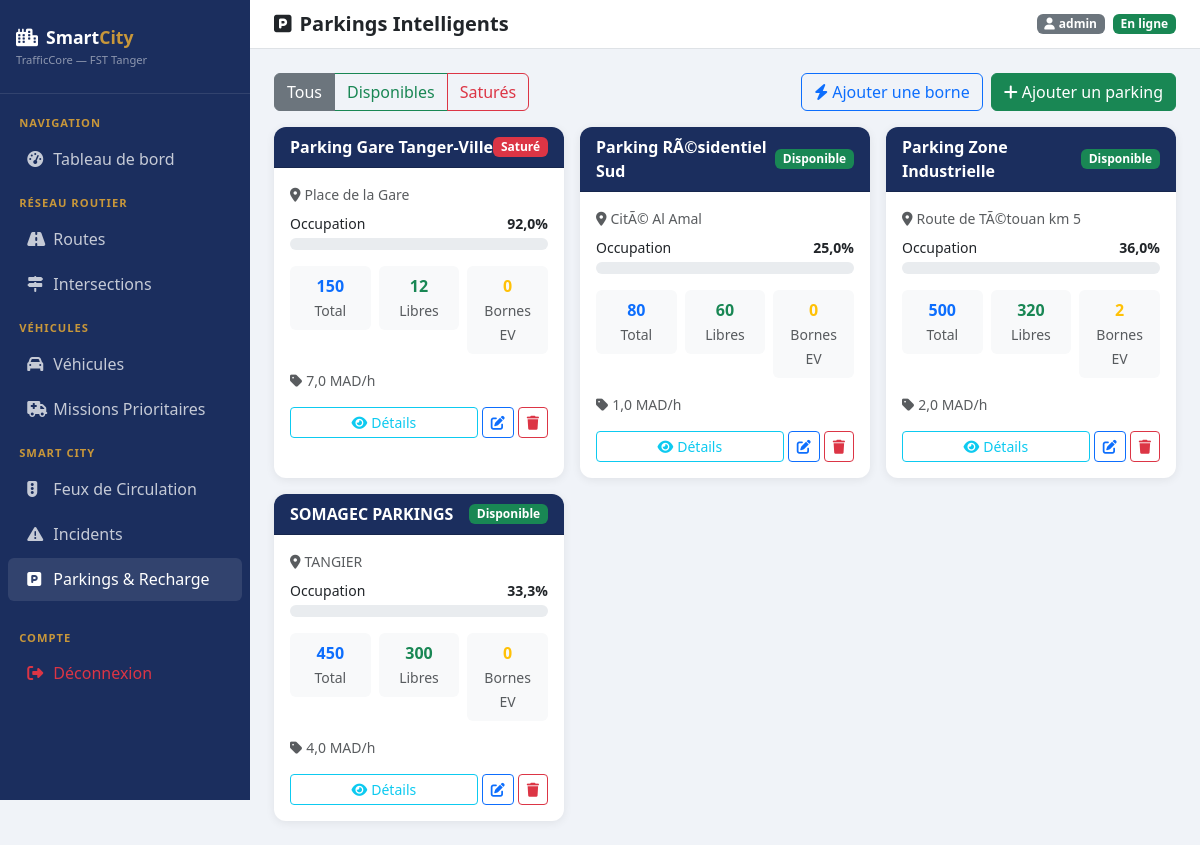
/parking/ (signed in), run on the app's committed database.
### parking/models.py (models this page shows, shortened)
class Parking(models.Model):
    nom = models.CharField(max_length=200)
    adresse = models.CharField(max_length=300)
    capacite_totale = models.IntegerField(default=100)
    places_disponibles = models.IntegerField(default=100)
    tarif_horaire = models.FloatField(default=5.0, help_text="Tarif en MAD/heure")
    zone = models.ForeignKey(ZoneUrbaine, on_delete=models.SET_NULL, null=True, blank=True)
    ouvert = models.BooleanField(default=True)
    @property
    def taux_occupation(self):
        if self.capacite_totale == 0: return 0
        return round((self.capacite_totale - self.places_disponibles) / self.capacite_totale * 100, 1)
    @property
    def est_sature(self):
        return self.taux_occupation >= 90
    class Meta: ordering = ['nom']

### parking/views.py (the view)
# urls.py: path('', views.parking_list, name='parking_list'),
@login_required
def parking_list(request):
    filtre = request.GET.get('filtre', '')
    parkings = Parking.objects.select_related('zone').all()
    if filtre == 'disponible': parkings = [p for p in parkings if not p.est_sature]
    elif filtre == 'sature': parkings = [p for p in parkings if p.est_sature]
    return render(request, 'parking/parking_list.html', {
        'parkings': parkings, 'filtre': filtre
    })

### templates/parking/parking_list.html (shortened to what this page needs)
{% extends 'base.html' %}
{% block page_title %}<i class="fas fa-parking me-2"></i>Parkings Intelligents{% endblock %}
{% block content %}
<div class="d-flex justify-content-between mb-3">
    <div class="btn-group">
        <a href="{% url 'parking_list' %}" class="btn btn-outline-secondary {% if not filtre %}active{% endif %}">Tous</a>
        <a href="{% url 'parking_list' %}?filtre=disponible" class="btn btn-outline-success {% if filtre == 'disponible' %}active{% endif %}">Disponibles</a>
        <a href="{% url 'parking_list' %}?filtre=sature" class="btn btn-outline-danger {% if filtre == 'sature' %}active{% endif %}">Saturés</a>
    </div>
    <div class="d-flex gap-2">
        <a href="{% url 'borne_create' %}" class="btn btn-outline-primary">
            <i class="fas fa-bolt me-1"></i>Ajouter une borne
        </a>
        <a href="{% url 'parking_create' %}" class="btn btn-success">
            <i class="fas fa-plus me-1"></i>Ajouter un parking
        </a>
    </div>
</div>
<div class="row g-3">
{% for p in parkings %}
<div class="col-xl-4 col-md-6">
    <div class="card h-100">
        <div class="card-header d-flex justify-content-between align-items-center">
            <span class="fw-bold">{{ p.nom }}</span>
            {% if p.est_sature %}
                <span class="badge bg-danger">Saturé</span>
            {% else %}
                <span class="badge bg-success">Disponible</span>
            {% endif %}
        </div>
        <div class="card-body">
            <p class="text-muted small mb-2"><i class="fas fa-map-marker-alt me-1"></i>{{ p.adresse }}</p>
            <div class="mb-3">
                <div class="d-flex justify-content-between mb-1">
                    <small>Occupation</small>
                    <small><strong>{{ p.taux_occupation }}%</strong></small>
                </div>
                <div class="progress" style="height:12px">
                </div>
            </div>
            <div class="row text-center g-2 mb-3">
                <div class="col-4">
                    <div class="p-2 bg-light rounded">
                        <div class="fw-bold text-primary">{{ p.capacite_totale }}</div>
                        <small class="text-muted">Total</small>
                    </div>
                </div>
                <div class="col-4">
                    <div class="p-2 bg-light rounded">
                        <div class="fw-bold text-success">{{ p.places_disponibles }}</div>
                        <small class="text-muted">Libres</small>
                    </div>
                </div>
                <div class="col-4">
                    <div class="p-2 bg-light rounded">
                        <div class="fw-bold text-warning">{{ p.bornes.count }}</div>
                        <small class="text-muted">Bornes EV</small>
                    </div>
                </div>
            </div>
            <p class="text-muted small mb-3"><i class="fas fa-tag me-1"></i>{{ p.tarif_horaire }} MAD/h</p>
            <div class="d-flex gap-1">
                <a href="{% url 'parking_detail' p.pk %}" class="btn btn-sm btn-outline-info flex-grow-1"><i class="fas fa-eye me-1"></i>Détails</a>
                <a href="{% url 'parking_update' p.pk %}" class="btn btn-sm btn-outline-primary"><i class="fas fa-edit"></i></a>
                <a href="{% url 'parking_delete' p.pk %}" class="btn btn-sm btn-outline-danger"><i class="fas fa-trash"></i></a>
            </div>
        </div>
    </div>
</div>
{% endfor %}
</div>
{% endblock %}

### templates/base.html (shortened to what this page needs)
<!DOCTYPE html>
<html lang="fr">
<head>
    <link href="https://cdn.jsdelivr.net/npm/bootstrap@5.3.0/dist/css/bootstrap.min.css" rel="stylesheet">
    <link href="https://cdnjs.cloudflare.com/ajax/libs/font-awesome/6.4.0/css/all.min.css" rel="stylesheet">
</head>
<body>
<div class="sidebar">
    <div class="brand">
        <i class="fas fa-city me-2"></i>Smart<span>City</span>
        <div style="font-size:.7rem;color:rgba(255,255,255,.5);font-weight:400;margin-top:2px">TrafficCore — FST Tanger</div>
    </div>
    <nav class="mt-2">
        <div class="nav-section">Navigation</div>
        <a href="{% url 'dashboard' %}" class="nav-link {% if request.resolver_match.url_name == 'dashboard' %}active{% endif %}">
            <i class="fas fa-tachometer-alt"></i> Tableau de bord
        </a>
        <div class="nav-section">Réseau Routier</div>
        <a href="{% url 'route_list' %}" class="nav-link {% if 'route' in request.resolver_match.url_name %}active{% endif %}">
            <i class="fas fa-road"></i> Routes
        </a>
        <a href="{% url 'intersection_list' %}" class="nav-link {% if 'intersection' in request.resolver_match.url_name %}active{% endif %}">
            <i class="fas fa-map-signs"></i> Intersections
        </a>
        <div class="nav-section">Véhicules</div>
        <a href="{% url 'vehicule_list' %}" class="nav-link {% if 'vehicule' in request.resolver_match.url_name %}active{% endif %}">
            <i class="fas fa-car"></i> Véhicules
        </a>
        <a href="{% url 'mission_list' %}" class="nav-link {% if 'mission' in request.resolver_match.url_name %}active{% endif %}">
            <i class="fas fa-ambulance"></i> Missions Prioritaires
        </a>
        <div class="nav-section">Smart City</div>
        <a href="{% url 'feu_list' %}" class="nav-link {% if 'feu' in request.resolver_match.url_name %}active{% endif %}">
            <i class="fas fa-traffic-light"></i> Feux de Circulation
        </a>
        <a href="{% url 'incident_list' %}" class="nav-link {% if 'incident' in request.resolver_match.url_name %}active{% endif %}">
            <i class="fas fa-exclamation-triangle"></i> Incidents
        </a>
        <a href="{% url 'parking_list' %}" class="nav-link {% if 'parking' in request.resolver_match.url_name %}active{% endif %}">
            <i class="fas fa-parking"></i> Parkings & Recharge
        </a>
        <div class="nav-section mt-3">Compte</div>
        <a href="{% url 'logout' %}" class="nav-link text-danger">
            <i class="fas fa-sign-out-alt"></i> Déconnexion
        </a>
    </nav>
</div>
<div class="main-content">
    <div class="topbar">
        <h5 class="mb-0 fw-bold text-navy">{% block page_title %}Dashboard{% endblock %}</h5>
        <div class="d-flex align-items-center gap-2">
            <span class="badge bg-secondary"><i class="fas fa-user me-1"></i>{{ request.user.username }}</span>
            <span class="badge bg-success">En ligne</span>
        </div>
    </div>
    {% block content %}{% endblock %}
</div>
</body>
</html>

### templates/base.html (style rules this page uses)
:root { --navy: #1B2E5E; --sky: #4A90C4; --gold: #C8973A; --sidebar-w: 250px; }
body { background: #f0f3f8; font-family: 'Segoe UI', sans-serif; }
.sidebar { width: var(--sidebar-w); min-height: 100vh; background: var(--navy); position: fixed; top: 0; left: 0; z-index: 100; overflow-y: auto; }
.sidebar .brand { padding: 1.5rem 1rem; border-bottom: 1px solid rgba(255,255,255,.1); color: white; font-weight: 700; font-size: 1.1rem; }
.sidebar .brand span { color: var(--gold); }
.sidebar .nav-link { color: rgba(255,255,255,.75); padding: .6rem 1.2rem; border-radius: 6px; margin: 2px 8px; transition: all .2s; }
.sidebar .nav-link:hover, .sidebar .nav-link.active { background: rgba(255,255,255,.1); color: white; }
.sidebar .nav-link i { width: 22px; }
.sidebar .nav-section { color: var(--gold); font-size: .7rem; font-weight: 700; text-transform: uppercase; padding: .8rem 1.2rem .2rem; letter-spacing: 1px; }
.main-content { margin-left: var(--sidebar-w); padding: 1.5rem; }
.topbar { background: white; padding: .75rem 1.5rem; margin: -1.5rem -1.5rem 1.5rem; border-bottom: 1px solid #dee2e6; display: flex; align-items: center; justify-content: space-between; }
.card { border: none; border-radius: 12px; box-shadow: 0 2px 10px rgba(0,0,0,.07); }
.card-header { background: var(--navy); color: white; border-radius: 12px 12px 0 0 !important; }

### data on the page
Parking: nom "Parking Gare Tanger-Ville", shows "Saturé", adresse "Place de la Gare", taux_occupation "92,0", capacite_totale "150", places_disponibles "12", bornes.count "0", tarif_horaire "7,0"
Parking: nom "Parking RÃ©sidentiel Sud", shows "Disponible", adresse "CitÃ© Al Amal", taux_occupation "25,0", capacite_totale "80", places_disponibles "60", bornes.count "0", tarif_horaire "1,0"
Parking: nom "Parking Zone Industrielle", shows "Disponible", adresse "Route de TÃ©touan km 5", taux_occupation "36,0", capacite_totale "500", places_disponibles "320", bornes.count "2", tarif_horaire "2,0"
Parking: nom "SOMAGEC PARKINGS", shows "Disponible", adresse "TANGIER", taux_occupation "33,3", capacite_totale "450", places_disponibles "300", bornes.count "0", tarif_horaire "4,0"

### other printed values
{{ request.user.username }} "admin"
